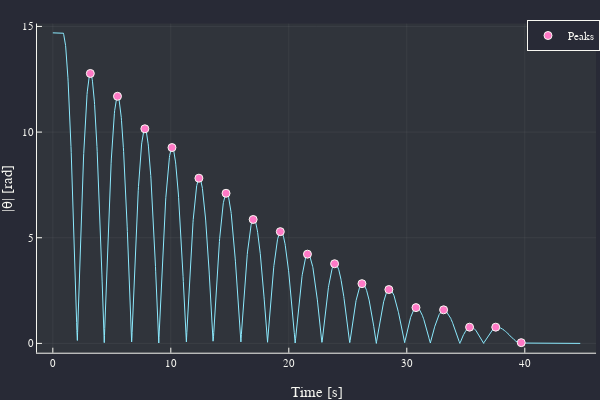

Notebook code for this chart:
### Markdown cell above
#### Gögn 2 nema abs

### Code cell
plot(data2[!,1], abs.(data2[!,2]),
xlabel = "Time [s]",
ylab = "|θ| [rad]",
labels = :none)

data2[!,2] = abs.(data2[!,2])

peaks = findmaxima(data2[!,2])
peaks = peaks[1][data2[peaks[1],2] .< 13]

scatter!(data2[peaks,1],data2[peaks,2],
		labels = "Peaks")

### Figure 1 — Plotly figure (JSON) as saved in the notebook; plotly's stock layout.template omitted (floating-point values rounded to 4 significant figures; data arrays with more than 128 entries replaced by an {"elided": "..."} marker saying what was removed)
{"data": [{"colorbar": {"title": ""}, "legendgroup": "", "line": {"color": "rgba(139, 233, 253, 1.000)", "dash": "solid", "shape": "linear", "width": 1}, "mode": "lines", "name": "", "showlegend": false, "type": "scatter", "x": {"elided": "2236 float values"}, "xaxis": "x", "y": {"elided": "2236 float values"}, "yaxis": "y", "zmax": null, "zmin": null}, {"colorbar": {"title": ""}, "legendgroup": "Peaks", "marker": {"color": "rgba(255, 121, 198, 1.000)", "line": {"color": "rgba(248, 248, 242, 1.000)", "width": 1}, "size": 8, "symbol": "circle"}, "mode": "markers", "name": "Peaks", "showlegend": true, "type": "scatter", "x": [3.18, 5.48, 7.8, 10.1, 12.38, 14.68, 16.98, 19.28, 21.58, 23.88, 26.2, 28.48, 30.78, 33.12, 35.32, 37.54, 39.7], "xaxis": "x", "y": [12.78, 11.69, 10.16, 9.268, 7.819, 7.104, 5.864, 5.289, 4.223, 3.77, 2.827, 2.549, 1.693, 1.589, 0.768, 0.768, 0.035], "yaxis": "y", "zmax": null, "zmin": null}], "layout": {"annotations": [], "height": 400, "legend": {"bgcolor": "rgba(40, 42, 54, 1.000)", "bordercolor": "rgba(248, 248, 242, 1.000)", "borderwidth": 1, "font": {"color": "rgba(248, 248, 242, 1.000)", "family": "sans-serif", "size": 11}, "title": {"font": {"color": "rgba(248, 248, 242, 1.000)", "family": "sans-serif", "size": 15}, "text": ""}, "tracegroupgap": 0, "traceorder": "normal", "x": 1, "xanchor": "auto", "y": 1, "yanchor": "auto"}, "margin": {"b": 20, "l": 0, "r": 0, "t": 20}, "paper_bgcolor": "rgba(40, 42, 54, 1.000)", "plot_bgcolor": "rgba(48, 52, 59, 1.000)", "showlegend": true, "width": 600, "xaxis": {"anchor": "y", "domain": [0.06165, 0.9934], "gridcolor": "rgba(248, 248, 242, 0.100)", "gridwidth": 0.5, "linecolor": "rgba(248, 248, 242, 1.000)", "mirror": false, "range": [-1.341, 46.04], "showgrid": true, "showline": true, "showticklabels": true, "tickangle": 0, "tickcolor": "rgb(248, 248, 242)", "tickfont": {"color": "rgba(248, 248, 242, 1.000)", "family": "sans-serif", "size": 11}, "tickmode": "array", "ticks": "inside", "ticktext": ["0", "10", "20", "30", "40"], "tickvals": [0, 10, 20, 30, 40], "title": "Time [s]", "titlefont": {"color": "rgba(248, 248, 242, 1.000)", "family": "sans-serif", "size": 15}, "type": "-", "visible": true, "zeroline": false, "zerolinecolor": "rgba(248, 248, 242, 1.000)"}, "yaxis": {"anchor": "x", "domain": [0.07581, 0.9902], "gridcolor": "rgba(248, 248, 242, 0.100)", "gridwidth": 0.5, "linecolor": "rgba(248, 248, 242, 1.000)", "mirror": false, "range": [-0.4409, 15.14], "showgrid": true, "showline": true, "showticklabels": true, "tickangle": 0, "tickcolor": "rgb(248, 248, 242)", "tickfont": {"color": "rgba(248, 248, 242, 1.000)", "family": "sans-serif", "size": 11}, "tickmode": "array", "ticks": "inside", "ticktext": ["0", "5", "10", "15"], "tickvals": [0, 5, 10, 15], "title": "|θ| [rad]", "titlefont": {"color": "rgba(248, 248, 242, 1.000)", "family": "sans-serif", "size": 15}, "type": "-", "visible": true, "zeroline": false, "zerolinecolor": "rgba(248, 248, 242, 1.000)"}}}
